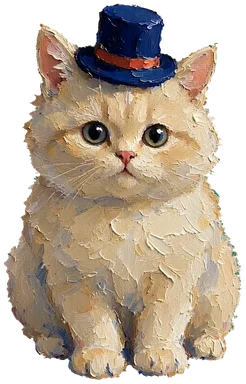
#> input picture cat-images/hero.webp, 246 x 384 px
$ python make-icons.py
#> lines starting #> are read from the running program, lines starting #| are printed output that depends on the picture; after the words box and inside, x2 and y2 are one past the last pixel; in counts of white or black regions, pixels touching at a corner belong together
"""生成应用图标（PWA / iOS / favicon）
用法：python tools/make-icons.py

设计：项目吉祥物「戴礼帽的奶油猫」（厚涂水粉）+ 淡粉渐变底
      + 对角线柔光 + 斜向笔刷扫痕 + 纸纹颗粒 + 底部压暗

两个不变式（改动时请勿破坏）：
1. 光影一律用**线性渐变**，不用 radial —— radial 的半径覆盖不到画布对角时，
   衰减边界会落在画布内，出现可见的圆弧。
2. 生成后必须过 **maskable 安全区自检**：Android 会用圆形/方形遮罩裁切边缘，
   主体四角需落在中央 80% 圆内（基于猫咪**实体**包围盒，而非含透明边的整框）。

两套占比：
- FULL（iOS 主屏 icon-180 / favicon-32，不被系统遮罩）：猫咪占满，CAT_H=0.90
- MASK（Android 主屏 icon-512/192，maskable 会被系统裁圆角）：尽量大，CAT_H=0.70
"""
from PIL import Image, ImageDraw, ImageFilter, ImageChops
import os
import random
import shutil

ROOT = os.path.dirname(os.path.dirname(os.path.abspath(__file__)))
os.chdir(ROOT)

S = 512
# 淡粉渐变底：顶部更淡、底部稍深粉，制造柔和纵深
BG_TOP = (0xFD, 0xE6, 0xEF)   # #FDE6EF 淡粉
BG_BOT = (0xF2, 0xC2, 0xD9)   # #F2C2D9 中粉
CAT_SRC = 'cat-images/hero.webp'   # 吉祥物（透明底）
GRAIN = 0.13      # 纸纹颗粒强度（0-1）


def vgrad(size, c1, c2):
    """竖向色彩渐变：1px 宽色带放大，避免逐像素填 512x512"""
#> called with size = (512, 512), c1 = (253, 230, 239), c2 = (242, 194, 217)
    w, h = size
    g = Image.new('RGB', (1, h))
    px = g.load()
    for y in range(h):
        t = y / (h - 1)
        px[0, y] = tuple(round(c1[i] + (c2[i] - c1[i]) * t) for i in range(3))
    return g.resize((w, h), Image.BILINEAR)


def diag_light(size, strength, stop=0.62):
    """左上到右下的对角线柔光，到 stop 处平滑衰减为 0"""
    N = 256
    lay = Image.new('L', (N, N), 0)
    px = lay.load()
    for y in range(N):
        for x in range(N):
            t = (x + y) / (2 * (N - 1))
            v = max(0.0, 1.0 - t / stop)
            px[x, y] = int(min(255, (v ** 1.6) * strength))
    return lay.resize(size, Image.LANCZOS)


def bottom_shade(size, strength, start=0.55):
    """从 start 高度往下逐渐压暗，制造纵深"""
    N = 256
    lay = Image.new('L', (N, N), 0)
    px = lay.load()
    for y in range(N):
        t = y / (N - 1)
        v = max(0.0, (t - start) / (1 - start))
        for x in range(N):
            px[x, y] = int(min(255, (v ** 1.4) * strength))
    return lay.resize(size, Image.LANCZOS)


def brush_sweeps(size, strength=30, bands=10, seed=7):
    """斜向笔刷扫痕：几条宽窄不一的柔和亮带，模拟大笔扫过纸面"""
#> called with size = (512, 512), strength = 18, bands = 10, seed = 7
    N = 256
    rnd = random.Random(seed)
    spec = sorted((rnd.uniform(0.05, 0.95),
                   rnd.uniform(0.010, 0.040),
                   rnd.uniform(0.35, 1.0)) for _ in range(bands))
    lay = Image.new('L', (N, N), 0)
#> lay: PIL image 256x256 L; every value is 0
    px = lay.load()
    for y in range(N):
        for x in range(N):
            t = (x * 0.82 + y * 0.57) / N          # 斜向坐标
            v = 0.0
            for c, w, k in spec:
                v = max(v, max(0.0, 1.0 - abs(t - c) / w) * k)
            px[x, y] = int(min(255, v * strength))
    return lay.resize(size, Image.LANCZOS)


def paper_grain(size, sigma=24):
    """纸纹颗粒：高斯噪点，让底不再像数字平涂"""
    return Image.effect_noise(size, sigma)


def build(cat_h):
    """生成一枚图标。cat_h：吉祥物高度占画布比例。"""
    rgb = vgrad((S, S), BG_TOP, BG_BOT)

    # 纸纹颗粒（先铺底，让后续光影都带一点纸感）
    rgb = Image.blend(rgb, ImageChops.overlay(rgb, paper_grain((S, S)).convert('RGB')), GRAIN)

    # 斜向笔刷扫痕：一亮一暗，制造颜料堆叠的厚薄感（粉色系）
    base = rgb.convert('RGBA')
    base = Image.composite(Image.new('RGBA', (S, S), (255, 251, 254, 255)), base,
                           brush_sweeps((S, S), 18))  # 亮扫痕
    base = Image.composite(Image.new('RGBA', (S, S), (224, 184, 206, 255)), base,
                           brush_sweeps((S, S), 13, bands=7, seed=23))  # 暗扫痕

    # 对角线柔光 + 底部压暗（都是线性渐变，边缘不带圆弧；粉色系）
    base = Image.composite(Image.new('RGBA', (S, S), (255, 255, 255, 255)), base,
                           diag_light((S, S), 45))
    base = Image.composite(Image.new('RGBA', (S, S), (230, 182, 206, 255)), base,
                           bottom_shade((S, S), 55))

    # 吉祥物：按 alpha 裁边 → 缩放到画布高度的 cat_h
    cat = Image.open(CAT_SRC).convert('RGBA')
#> cat is the input picture: PIL image 246x384 RGBA; mean R, G, B, A 127.5, 112.8, 95.5, 178.3
    bb = cat.getchannel('A').getbbox()
#> bb = (1, 1, 245, 383)
    if bb:
        cat = cat.crop(bb)
#> cat: PIL image 244x382 RGBA
    full_w, full_h = cat.width, cat.height
#> full_w = 244; full_h = 382

    target_h = int(S * cat_h)
    cat = cat.resize((max(1, round(cat.width * target_h / cat.height)), target_h), Image.LANCZOS)
#> cat: PIL image 294x460 RGBA

    cx = (S - cat.width) // 2
#> cx = 109
    cy = int(S * 0.50) - cat.height // 2
#> cy = 26

    # 实体包围盒（alpha>128）用于安全区自检：基于 resize 后、画布坐标，更贴近可视主体
    core = cat.split()[3].point(lambda a: 255 if a > 128 else 0)
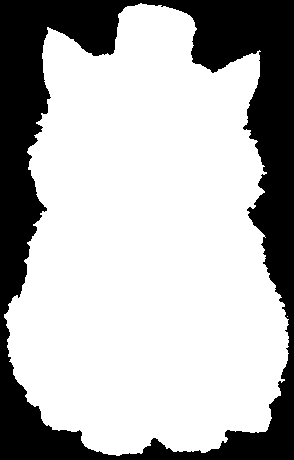
#> core: PIL image 294x460 L; 70.9% white; 1 black region, box (x1, y1, x2, y2) and area: (0, 0, 294, 460) 39418
    cb = core.getbbox() or (0, 0, cat.width, cat.height)
#> cb = (4, 3, 289, 456)
    canvas_core = (cx + cb[0], cy + cb[1], cx + cb[2], cy + cb[3])
#> canvas_core = (113, 29, 398, 482)

    # 猫下方的柔和投影，让它「站」在底上（粉色投影）
    sh = Image.new('L', (S, S), 0)
#> sh: PIL image 512x512 L; every value is 0
    d = ImageDraw.Draw(sh)
    rx, ry = cat.width * 0.42, S * 0.030
#> rx = 123.5; ry = 15.36
    scx, scy = S // 2, cy + cat.height - int(S * 0.010)
#> scx = 256; scy = 481
    d.ellipse([scx - rx, scy - ry, scx + rx, scy + ry], fill=120)
    sh = sh.filter(ImageFilter.GaussianBlur(S * 0.030))
    base = Image.composite(Image.new('RGBA', (S, S), (201, 142, 176, 255)), base, sh)

    base.alpha_composite(cat, (cx, cy))
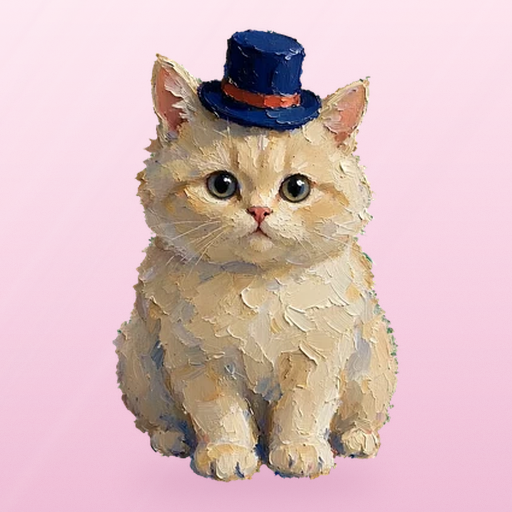
#> base: PIL image 512x512 RGBA; mean R, G, B, A 216.4, 187.1, 188.4, 255
    return base, (full_w, full_h), canvas_core, (cx, cy, cat.width, cat.height)


def safe_zone_ok(cb, S):
    """maskable 安全区自检：猫咪**实体**四角需落在中央 80% 圆内"""
    l, t, r, b = cb
    R, c = 0.4 * S, S / 2
    worst = max(((x - c) ** 2 + (y - c) ** 2) ** 0.5 for x in (l, r) for y in (t, b))
    return worst, R


if __name__ == '__main__':
    icon_full, fb_f, cb_f, box_f = build(0.90)   # iOS / favicon：占满
#> fb_f = (244, 382); cb_f = (113, 29, 398, 482); box_f = (109, 26, 294, 460)
    icon_mask, fb_m, cb_m, box_m = build(0.70)   # Android maskable：尽量大、留安全边
#> call 2 of build, with cat_h = 0.7
#> in build (call 2), `core = cat.split()[3].point(lambda a: 255 if a > 128 else 0)`:
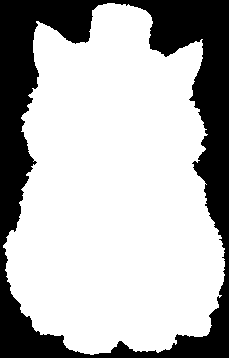
#> core: PIL image 229x358 L; 70.9% white; 1 black region, box (x1, y1, x2, y2) and area: (0, 0, 229, 358) 23891
#> in build (call 2), `cb = core.getbbox() or (0, 0, cat.width, cat.height)`: cb = (3, 3, 225, 355)
#> in build (call 2), `canvas_core = (cx + cb[0], cy + cb[1], cx + cb[2], cy + cb[3])`: canvas_core = (144, 80, 366, 432)
#> in build (call 2), `sh = sh.filter(ImageFilter.GaussianBlur(S * 0.030))`:
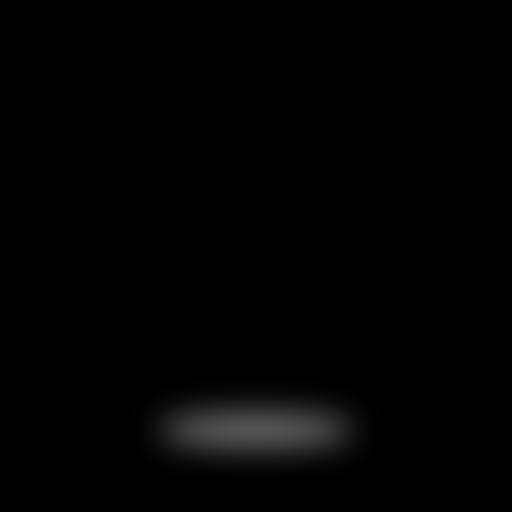
#> sh: PIL image 512x512 L; min 0, max 82, mean 2.2
#> in build (call 2), `base.alpha_composite(cat, (cx, cy))`:
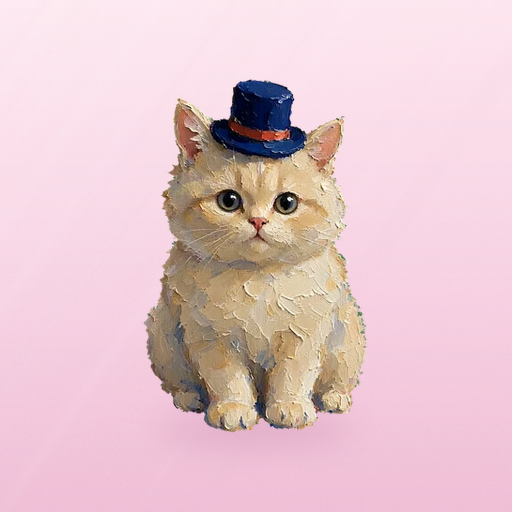
#> base: PIL image 512x512 RGBA; mean R, G, B, A 228.2, 196.7, 203.8, 255
#> fb_m = (244, 382); cb_m = (144, 80, 366, 432); box_m = (141, 77, 229, 358)

    worst_f, R = safe_zone_ok(cb_f, S)
#> in safe_zone_ok, `l, t, r, b = cb`: l = 113; t = 29; r = 398; b = 482
#> in safe_zone_ok, `worst = max(((x - c) ** 2 + (y - c) ** 2) ** 0.5 for x in (l, r) for y..`: worst = 268.3
#> worst_f = 268.3; R = 204.8
    worst_m, R = safe_zone_ok(cb_m, S)
#> worst_m = 208.6

    os.makedirs('_archive/old-icons', exist_ok=True)
    print('  FULL  实体安全区: 最远角 %.1fpx / 安全半径 %.1fpx → %s'
          % (worst_f, R, '✅ 通过' if worst_f <= R else '（iOS 不遮罩，仅参考）'))
#|   FULL  实体安全区: 最远角 268.3px / 安全半径 204.8px → （iOS 不遮罩，仅参考）
    print('  MASK  实体安全区: 最远角 %.1fpx / 安全半径 %.1fpx → %s'
          % (worst_m, R, '✅ 通过' if worst_m <= R else '⚠️ 超出，需缩小吉祥物'))
#|   MASK  实体安全区: 最远角 208.6px / 安全半径 204.8px → ⚠️ 超出，需缩小吉祥物
    print()

    # FULL：iOS 主屏（apple-touch-icon）+ favicon
    full_targets = [
        ('deploy-site/icon-180.png', 180),
        ('deploy-site/favicon-32.png', 32),
        ('icon-180.png', 180),          # 根目录副本，供 life-workspace.html 单独打开时使用
        ('favicon-32.png', 32),
    ]
    # MASK：Android 主屏 + 通用（manifest any/maskable）
    mask_targets = [
        ('deploy-site/icon-512.png', 512),
        ('deploy-site/icon-192.png', 192),
    ]
    for path, size in full_targets + mask_targets:
        if os.path.exists(path):
            try:
                shutil.move(path, os.path.join('_archive/old-icons', os.path.basename(path) + '.bak'))
            except Exception:
                pass
        icon = icon_full if (path, size) in [(p, s) for p, s in full_targets] else icon_mask
        icon.resize((size, size), Image.LANCZOS).save(path, 'PNG', optimize=True)
        print('  %-30s %3dpx  %5.1fKB' % (path, size, os.path.getsize(path) / 1024))

    # 人工核对用的预览图（不入仓库）
    icon_full.resize((256, 256), Image.LANCZOS).save('_archive/icon-preview.png')
    # 模拟 Android 圆形遮罩效果，检查被裁后是否还好看
    mask = Image.new('L', (S, S), 0)
    ImageDraw.Draw(mask).ellipse([S * 0.06, S * 0.06, S * 0.94, S * 0.94], fill=255)
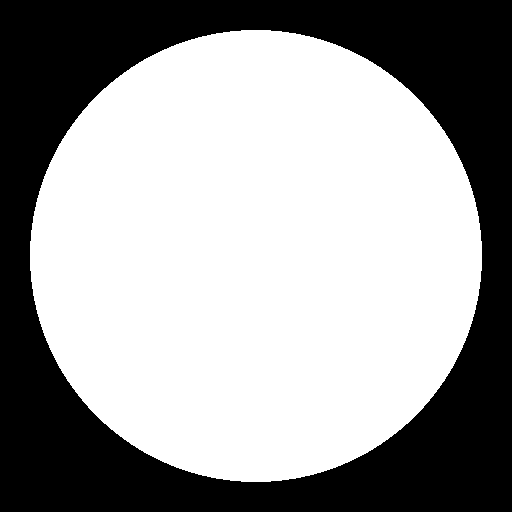
#> mask: PIL image 512x512 L; 61.2% white; 1 black region, box (x1, y1, x2, y2) and area: (0, 0, 512, 512) 101744
    circle = Image.new('RGBA', (S, S), (0, 0, 0, 0))
#> circle: PIL image 512x512 RGBA; every value is 0
    circle.paste(icon_mask, (0, 0), mask)
    circle.resize((256, 256), Image.LANCZOS).save('_archive/icon-preview-masked.png')
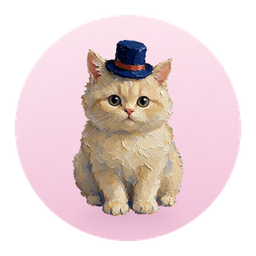
#> saved as icon-preview-masked.png: PIL image 256x256 RGBA; mean R, G, B, A 137.2, 118.5, 119.7, 156; transparent parts drawn white
    print('\n预览: _archive/icon-preview.png（iOS 占满）/ _archive/icon-preview-masked.png（Android 圆形遮罩）')

$ run again, with cat-images/bulb.webp copied over cat-images/hero.webp
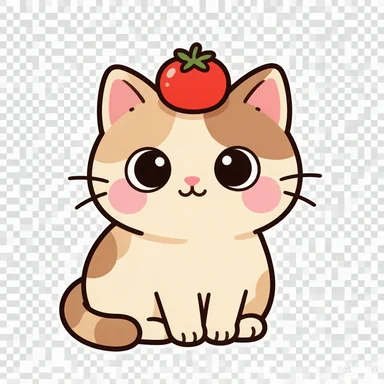
#> input picture cat-images/bulb.webp, 384 x 384 px
#> lay: PIL image 256x256 L; every value is 0
#> bb = (0, 0, 384, 384)
#> core: PIL image 460x460 L; every value is 255
#> cb = (0, 0, 460, 460)
#> canvas_core = (26, 26, 486, 486)
#> fb_f = (384, 384); cb_f = (26, 26, 486, 486); box_f = (26, 26, 460, 460)
#> core: PIL image 358x358 L; every value is 255
#> cb = (0, 0, 358, 358)
#> canvas_core = (77, 77, 435, 435)
#> in build (call 2), `base.alpha_composite(cat, (cx, cy))`:
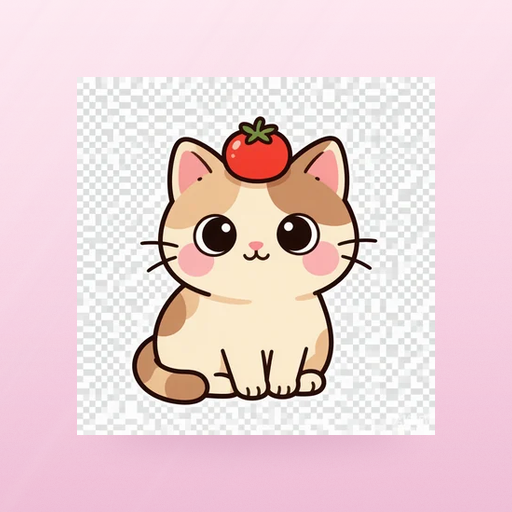
#> base: PIL image 512x512 RGBA; mean R, G, B, A 235.3, 211.1, 214.6, 255
#> fb_m = (384, 384); cb_m = (77, 77, 435, 435); box_m = (77, 77, 358, 358)
#> l = 26; r = 486
#> worst = 325.3
#> R = 204.8
#> worst_m = 253.1
#|   FULL  实体安全区: 最远角 325.3px / 安全半径 204.8px → （iOS 不遮罩，仅参考）
#|   MASK  实体安全区: 最远角 253.1px / 安全半径 204.8px → ⚠️ 超出，需缩小吉祥物
#> mask: PIL image 512x512 L; 61.2% white; 1 black region, box (x1, y1, x2, y2) and area: (0, 0, 512, 512) 101744
#> `circle.resize((256, 256), Image.LANCZOS).save('_archive/icon-preview-m..`:
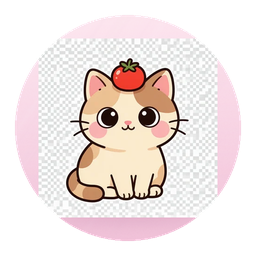
#> saved as icon-preview-masked.png: PIL image 256x256 RGBA; mean R, G, B, A 144.2, 132.6, 130.4, 156; transparent parts drawn white
